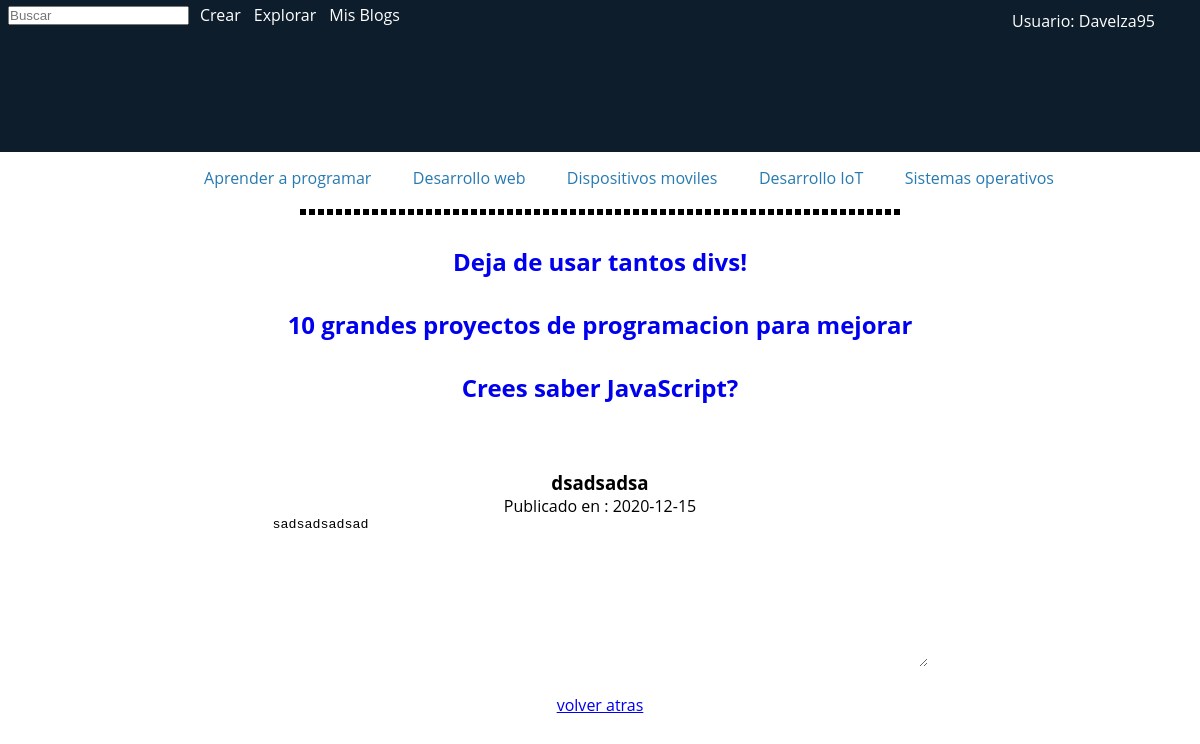
The app's page /verblog?blog_ID=2 (signed in) with its own data.
### tables this page shows
CREATE TABLE usuarios (usuario_ID INTEGER PRIMARY KEY AUTOINCREMENT, usuario VARCHAR NOT NULL, contraseña VARCHAR (18) NOT NULL, correo VARCHAR (64) NOT NULL, nombre VARCHAR (15) NOT NULL, apellido VARCHAR (15) NOT NULL, activo BOOLEAN NOT NULL);

CREATE TABLE blogs (blog_ID INTEGER PRIMARY KEY AUTOINCREMENT, titulo VARCHAR (256) NOT NULL, imagen VARCHAR (100), cuerpo TEXT NOT NULL, privado BOOLEAN NOT NULL, etiqueta_ID INTEGER REFERENCES etiquetas (etiqueta_ID), usuario_ID VARCHAR REFERENCES usuarios (usuario_ID) NOT NULL, likes INTEGER, fecha DATE NOT NULL);

### app.py (the view)
@app.route('/verblog', methods=['GET'])
@login_required
def verBlog():
    blog_ID = request.args.get('blog_ID')
    db = get_db()
    blog = db.execute('SELECT * FROM blogs WHERE blog_ID=?',(blog_ID,)).fetchone()
    return render_template('verBlog.html', blog = blog)

### app.py (called while the page is built)
def login_required(view):
    @functools.wraps( view )
    def wrapped_view():
        if g.user is None:
            return redirect( url_for( 'login' ) )
        return view( )
    return wrapped_view

@app.before_request
def load_logged_in_user():
    user_id = session.get( 'usuario_ID' )
    if user_id is None:
            g.user = None
    else:
        g.user = get_db().execute('SELECT * FROM usuarios WHERE usuario_ID = ?', (user_id,)).fetchone()

### db.py (called while the page is built)
def get_db():
    try:
        if 'db' not in g:
            g.db = sqlite3.connect(my_file)
        return g.db
    except Error:
        print(Error)

### Templates/VerBlog.html (shortened to what this page needs)
<!DOCTYPE html>
<html lang="en">
<head>
    <link rel="stylesheet" href="{{ url_for('static', filename='css/dashboardStyle.css') }}" />
</head>
<header>
    <div class="busquedad">
        <input href="/resultados " name="buscar " type="text " autocomplete="off " placeholder="Buscar " />
    </div>
    <div>
        <nav class="menu">
            <a href="/create">crear</a>
            <a href=" ">Explorar</a>
            <a href=" ">mis blogs</a>
        </nav>
    </div>
    <div class="perfil">
        <ul class="nav">
            <li>
                <a href=" ">Usuario: {{session['username']}}</a>
            </li>
        </ul>
    </div>
</header>
<section>
    <div>
        <nav class="recomendados">
            <a href=" ">Aprender a programar</a>
            <a href=" ">Desarrollo web</a>
            <a href=" ">Dispositivos moviles</a>
            <a href=" ">Desarrollo IoT</a>
            <a href=" ">Sistemas operativos</a>
        </nav>
    </div>
    <div class="separador"></div>
    <div class="publicaciones">
        <div class="post">
            <h1>
                <a href="www.google.com.co " rel="bookmark " title="Deja de usar tantos divs! ">Deja de usar tantos divs!</a
            >
          </h1>
        </div>
        <div class="post">
          <h1>
            <a
              href="www.google.com.co "
              rel="bookmark "
              title="10 grandes proyectos de programacion para mejorar "
              >10 grandes proyectos de programacion para mejorar</a
            >
          </h1>
        </div>
        <div class="post">
          <h1>
            <a
              href="www.google.com.co "
              rel="bookmark "
              title="Crees saber JavaScript? "
              >Crees saber JavaScript?</a
            ><br><br><br>
          </h1>
        </div>
      </div>
    </section>
  <section style="text-align: center">
        <h3 readonly="true" class="post-title">{{ blog[1] }}</h3>
        <p   readonly="true" class="date">Publicado en : {{ blog[8] }}</p>
        <textarea style="border: none" readonly="true" cols="80" rows="10" >{{ blog[3] }}</textarea><br><br>
        <a href ="{{url_for('dashboard')}}">volver atras</a>
</section>
</body>
</html>

### Static/css/dashboardStyle.css (style rules this page uses)
* { box-sizing: border-box; padding: 0; margin: 0; }
header { width: 100%; height: 152px; background-color: #0d1d2b; }
.busquedad { display: flex; position: relative; top: 6px; left: 8px; max-width: 166px; }
.menu { display: flex; flex-direction: row; flex-wrap: wrap; text-transform: capitalize; justify-content: space-between; max-width: 200px; position: relative; top: -15px; left: 200px; }
.menu a { text-decoration: none; color: white; }
.perfil { position: absolute; top: 0px; right: 30px; }
ul, ol { list-style-type: none; }
.nav li a { background-color: #0d1d2b; color: white; text-decoration: none; padding: 10px 15px; display: block; }
.recomendados { display: flex; flex-direction: row; flex-wrap: wrap; justify-content: space-between; max-width: 850px; margin-top: 15px; margin-left: 17%; }
.recomendados a { text-decoration: none; color: #277ab1; }
.separador { width: 50%; margin-top: 20px; margin-left: 25%; border-style: dashed; }
.post { margin-top: 30px; }
h1 { text-align: center; }
h1 a { text-decoration: none; }

### records on screen
usuarios: username "Davelza95"
blogs: titulo "dsadsadsa", fecha "2020-12-15", cuerpo "sadsadsadsad"
